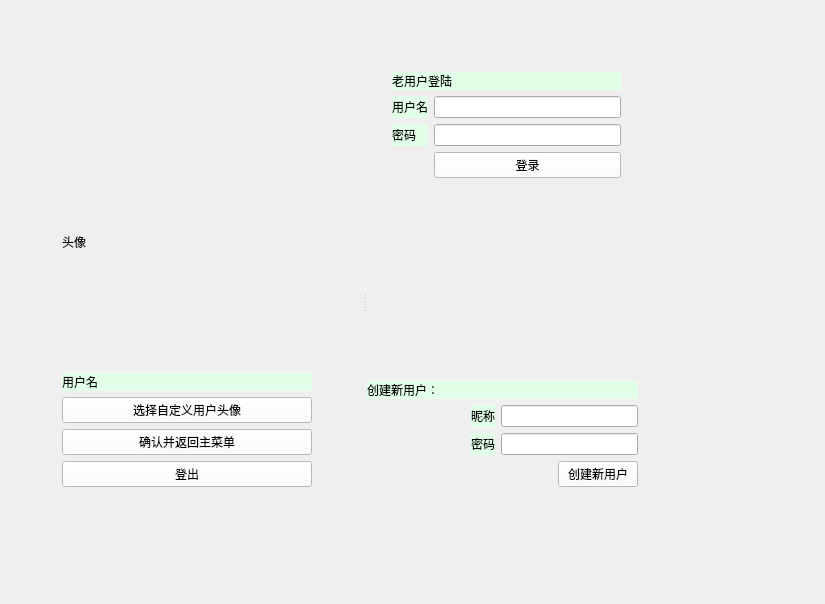
      <widget class="QWidget" name="PageUser">
       <layout class="QGridLayout" name="gridLayout_4">
        <item row="0" column="0">
         <widget class="QSplitter" name="splitter">
          <property name="orientation">
           <enum>Qt::Horizontal</enum>
          </property>
          <widget class="QWidget" name="layoutWidget">
           <layout class="QGridLayout" name="gridLayout_3">
            <item row="0" column="2">
             <spacer name="verticalSpacer_7">
              <property name="orientation">
               <enum>Qt::Vertical</enum>
              </property>
              <property name="sizeHint" stdset="0">
               <size>
                <width>20</width>
                <height>40</height>
               </size>
              </property>
             </spacer>
            </item>
            <item row="8" column="2">
             <spacer name="verticalSpacer_8">
              <property name="orientation">
               <enum>Qt::Vertical</enum>
              </property>
              <property name="sizeHint" stdset="0">
               <size>
                <width>20</width>
                <height>40</height>
               </size>
              </property>
             </spacer>
            </item>
            <item row="1" column="3" colspan="2">
             <spacer name="horizontalSpacer_22">
              <property name="orientation">
               <enum>Qt::Horizontal</enum>
              </property>
              <property name="sizeHint" stdset="0">
               <size>
                <width>40</width>
                <height>20</height>
               </size>
              </property>
             </spacer>
            </item>
            <item row="1" column="0" colspan="2">
             <spacer name="horizontalSpacer_21">
              <property name="orientation">
               <enum>Qt::Horizontal</enum>
              </property>
              <property name="sizeHint" stdset="0">
               <size>
                <width>40</width>
                <height>20</height>
               </size>
              </property>
             </spacer>
            </item>
            <item row="3" column="4">
             <spacer name="horizontalSpacer_23">
              <property name="orientation">
               <enum>Qt::Horizontal</enum>
              </property>
              <property name="sizeHint" stdset="0">
               <size>
                <width>40</width>
                <height>20</height>
               </size>
              </property>
             </spacer>
            </item>
            <item row="2" column="2">
             <widget class="QLabel" name="labelUName">
              <property name="styleSheet">
               <string notr="true">background-color: rgb(226, 255, 232);
color: rgb(0, 0, 0);
font: 16pt &quot;华文行楷&quot;;</string>
              </property>
              <property name="text">
               <string>用户名</string>
              </property>
             </widget>
            </item>
            <item row="1" column="2">
             <widget class="QLabel" name="labelUTouxiang">
              <property name="minimumSize">
               <size>
                <width>250</width>
                <height>250</height>
               </size>
              </property>
              <property name="text">
               <string>头像</string>
              </property>
             </widget>
            </item>
            <item row="3" column="0">
             <spacer name="horizontalSpacer_24">
              <property name="orientation">
               <enum>Qt::Horizontal</enum>
              </property>
              <property name="sizeHint" stdset="0">
               <size>
                <width>40</width>
                <height>20</height>
               </size>
              </property>
             </spacer>
            </item>
            <item row="3" column="2">
             <widget class="QPushButton" name="pushButtonUTou">
              <property name="styleSheet">
               <string notr="true">font: 14pt &quot;华康雅宋体W9&quot;;
background-color: rgb(255, 255, 255);</string>
              </property>
              <property name="text">
               <string>选择自定义用户头像</string>
              </property>
             </widget>
            </item>
            <item row="4" column="2">
             <widget class="QPushButton" name="pushButtonUQveren">
              <property name="styleSheet">
               <string notr="true">font: 14pt &quot;华康雅宋体W9&quot;;
background-color: rgb(255, 255, 255);</string>
              </property>
              <property name="text">
               <string>确认并返回主菜单</string>
              </property>
             </widget>
            </item>
            <item row="5" column="2">
             <widget class="QPushButton" name="pushButtonUDengchu">
              <property name="styleSheet">
               <string notr="true">font: 14pt &quot;华康雅宋体W9&quot;;
background-color: rgb(255, 255, 255);</string>
              </property>
              <property name="text">
               <string>登出</string>
              </property>
             </widget>
            </item>
           </layout>
          </widget>
          <widget class="QWidget" name="layoutWidget">
           <layout class="QVBoxLayout" name="verticalLayout">
            <item>
             <spacer name="verticalSpacer_10">
              <property name="orientation">
               <enum>Qt::Vertical</enum>
              </property>
              <property name="sizeHint" stdset="0">
               <size>
                <width>20</width>
                <height>40</height>
               </size>
              </property>
             </spacer>
            </item>
            <item>
             <layout class="QGridLayout" name="gridLayout_2">
              <item row="0" column="1" colspan="6">
               <spacer name="verticalSpacer_5">
                <property name="orientation">
                 <enum>Qt::Vertical</enum>
                </property>
                <property name="sizeHint" stdset="0">
                 <size>
                  <width>186</width>
                  <height>21</height>
                 </size>
                </property>
               </spacer>
              </item>
              <item row="9" column="6">
               <spacer name="horizontalSpacer_20">
                <property name="orientation">
                 <enum>Qt::Horizontal</enum>
                </property>
                <property name="sizeHint" stdset="0">
                 <size>
                  <width>40</width>
                  <height>20</height>
                 </size>
                </property>
               </spacer>
              </item>
              <item row="11" column="1" colspan="6">
               <spacer name="verticalSpacer_6">
                <property name="orientation">
                 <enum>Qt::Vertical</enum>
                </property>
                <property name="sizeHint" stdset="0">
                 <size>
                  <width>186</width>
                  <height>21</height>
                 </size>
                </property>
               </spacer>
              </item>
              <item row="10" column="5">
               <widget class="QPushButton" name="pushButtonULoad">
                <property name="styleSheet">
                 <string notr="true">font: 14pt &quot;华康雅宋体W9&quot;;
background-color: rgb(255, 255, 255);</string>
                </property>
                <property name="text">
                 <string>登录</string>
                </property>
               </widget>
              </item>
              <item row="5" column="3">
               <widget class="QLabel" name="label_2">
                <property name="text">
                 <string/>
                </property>
               </widget>
              </item>
              <item row="9" column="5">
               <widget class="QLineEdit" name="lineEditUMimaOld">
                <property name="inputMask">
                 <string/>
                </property>
                <property name="text">
                 <string/>
                </property>
               </widget>
              </item>
              <item row="6" column="4">
               <widget class="QLabel" name="label_6">
                <property name="styleSheet">
                 <string notr="true">background-color: rgb(226, 255, 232);
color: rgb(0, 0, 0);
font: 16pt &quot;华文行楷&quot;;</string>
                </property>
                <property name="text">
                 <string>用户名</string>
                </property>
               </widget>
              </item>
              <item row="9" column="4">
               <widget class="QLabel" name="label_4">
                <property name="styleSheet">
                 <string notr="true">background-color: rgb(226, 255, 232);
color: rgb(0, 0, 0);
font: 16pt &quot;华文行楷&quot;;</string>
                </property>
                <property name="text">
                 <string>密码</string>
                </property>
               </widget>
              </item>
              <item row="6" column="6">
               <spacer name="horizontalSpacer_19">
                <property name="orientation">
                 <enum>Qt::Horizontal</enum>
                </property>
                <property name="sizeHint" stdset="0">
                 <size>
                  <width>40</width>
                  <height>20</height>
                 </size>
                </property>
               </spacer>
              </item>
              <item row="6" column="5">
               <widget class="QLineEdit" name="lineEditUNameOld"/>
              </item>
              <item row="5" column="4" colspan="2">
               <widget class="QLabel" name="label_5">
                <property name="styleSheet">
                 <string notr="true">background-color: rgb(226, 255, 232);
color: rgb(0, 0, 0);
font: 16pt &quot;华文行楷&quot;;</string>
                </property>
                <property name="text">
                 <string>老用户登陆</string>
                </property>
               </widget>
              </item>
             </layout>
            </item>
            <item>
             <layout class="QGridLayout" name="gridLayout">
              <item row="0" column="5">
               <spacer name="verticalSpacer_3">
                <property name="orientation">
                 <enum>Qt::Vertical</enum>
                </property>
                <property name="sizeHint" stdset="0">
                 <size>
                  <width>20</width>
                  <height>170</height>
                 </size>
                </property>
               </spacer>
              </item>
              <item row="3" column="0">
               <spacer name="horizontalSpacer_13">
                <property name="orientation">
                 <enum>Qt::Horizontal</enum>
                </property>
                <property name="sizeHint" stdset="0">
                 <size>
                  <width>99</width>
                  <height>20</height>
                 </size>
                </property>
               </spacer>
              </item>
              <item row="4" column="3" colspan="3">
               <widget class="QPushButton" name="pushButtonYnew">
                <property name="styleSheet">
                 <string notr="true">font: 14pt &quot;华康雅宋体W9&quot;;
background-color: rgb(255, 255, 255);</string>
                </property>
                <property name="text">
                 <string>创建新用户</string>
                </property>
               </widget>
              </item>
              <item row="3" column="2" colspan="4">
               <widget class="QLineEdit" name="lineEditUMimaNew">
                <property name="inputMask">
                 <string/>
                </property>
                <property name="text">
                 <string/>
                </property>
               </widget>
              </item>
              <item row="4" column="2" rowspan="2">
               <spacer name="horizontalSpacer_11">
                <property name="orientation">
                 <enum>Qt::Horizontal</enum>
                </property>
                <property name="sizeHint" stdset="0">
                 <size>
                  <width>40</width>
                  <height>20</height>
                 </size>
                </property>
               </spacer>
              </item>
              <item row="3" column="7">
               <spacer name="horizontalSpacer_14">
                <property name="orientation">
                 <enum>Qt::Horizontal</enum>
                </property>
                <property name="sizeHint" stdset="0">
                 <size>
                  <width>92</width>
                  <height>20</height>
                 </size>
                </property>
               </spacer>
              </item>
              <item row="2" column="7">
               <spacer name="horizontalSpacer_16">
                <property name="orientation">
                 <enum>Qt::Horizontal</enum>
                </property>
                <property name="sizeHint" stdset="0">
                 <size>
                  <width>92</width>
                  <height>20</height>
                 </size>
                </property>
               </spacer>
              </item>
              <item row="6" column="2" colspan="2">
               <spacer name="horizontalSpacer_10">
                <property name="orientation">
                 <enum>Qt::Horizontal</enum>
                </property>
                <property name="sizeHint" stdset="0">
                 <size>
                  <width>80</width>
                  <height>20</height>
                 </size>
                </property>
               </spacer>
              </item>
              <item row="2" column="0">
               <spacer name="horizontalSpacer_15">
                <property name="orientation">
                 <enum>Qt::Horizontal</enum>
                </property>
                <property name="sizeHint" stdset="0">
                 <size>
                  <width>92</width>
                  <height>20</height>
                 </size>
                </property>
               </spacer>
              </item>
              <item row="5" column="5">
               <spacer name="verticalSpacer_4">
                <property name="orientation">
                 <enum>Qt::Vertical</enum>
                </property>
                <property name="sizeHint" stdset="0">
                 <size>
                  <width>20</width>
                  <height>40</height>
                 </size>
                </property>
               </spacer>
              </item>
              <item row="4" column="6" rowspan="2" colspan="2">
               <spacer name="horizontalSpacer_12">
                <property name="orientation">
                 <enum>Qt::Horizontal</enum>
                </property>
                <property name="sizeHint" stdset="0">
                 <size>
                  <width>171</width>
                  <height>20</height>
                 </size>
                </property>
               </spacer>
              </item>
              <item row="3" column="1">
               <widget class="QLabel" name="label_10">
                <property name="styleSheet">
                 <string notr="true">background-color: rgb(226, 255, 232);
color: rgb(0, 0, 0);
font: 16pt &quot;华文行楷&quot;;</string>
                </property>
                <property name="text">
                 <string>密码</string>
                </property>
               </widget>
              </item>
              <item row="2" column="1">
               <widget class="QLabel" name="label_8">
                <property name="styleSheet">
                 <string notr="true">background-color: rgb(226, 255, 232);
color: rgb(0, 0, 0);
font: 16pt &quot;华文行楷&quot;;</string>
                </property>
                <property name="text">
                 <string>昵称</string>
                </property>
               </widget>
              </item>
              <item row="2" column="2" colspan="4">
               <widget class="QLineEdit" name="lineEditUNameNew"/>
              </item>
              <item row="0" column="2">
               <widget class="QLabel" name="label_7">
                <property name="text">
                 <string/>
                </property>
               </widget>
              </item>
              <item row="1" column="0" colspan="6">
               <widget class="QLabel" name="label_9">
                <property name="styleSheet">
                 <string notr="true">background-color: rgb(226, 255, 232);
color: rgb(0, 0, 0);
font: 16pt &quot;华文行楷&quot;;</string>
                </property>
                <property name="text">
                 <string>创建新用户：</string>
                </property>
               </widget>
              </item>
             </layout>
            </item>
            <item>
             <spacer name="verticalSpacer_9">
              <property name="orientation">
               <enum>Qt::Vertical</enum>
              </property>
              <property name="sizeHint" stdset="0">
               <size>
                <width>20</width>
                <height>40</height>
               </size>
              </property>
             </spacer>
            </item>
           </layout>
          </widget>
         </widget>
        </item>
       </layout>
      </widget>
